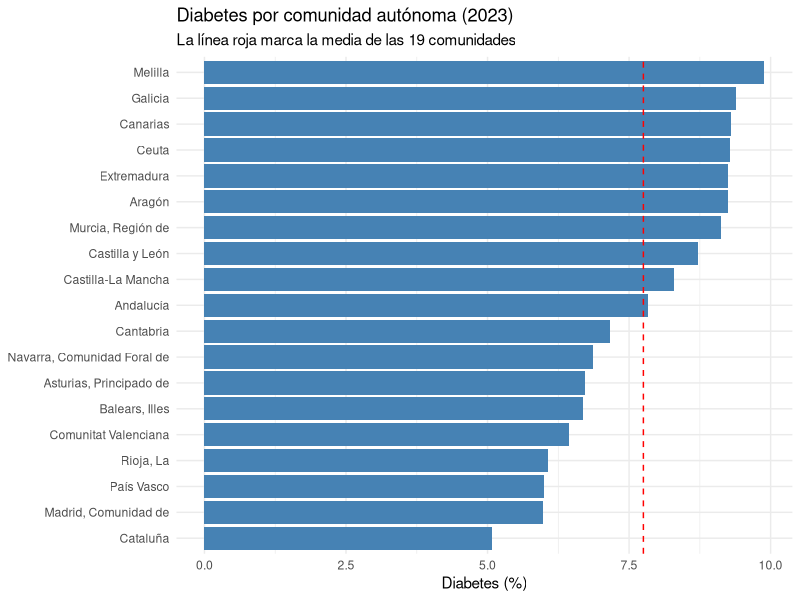

Reproduce this figure in R.
## ---- chunk 1
knitr::opts_chunk$set(echo = TRUE, warning = FALSE, message = FALSE)
## ---- chunk 2
library(readr)
library(dplyr)
## ---- chunk 3
datos <- read_csv("OUTPUT/DATA/luz_diabetes_ccaa_2023.csv")
## ---- chunk 4
tabla_diabetes <- datos %>%
  select(comunidad, diabetes_pct) %>%
  arrange(desc(diabetes_pct)) %>%
  mutate(puesto = row_number()) %>%
  select(puesto, comunidad, diabetes_pct)

knitr::kable(tabla_diabetes,
             col.names = c("Puesto", "Comunidad", "Diabetes (%)"),
             caption = "Comunidades ordenadas de mayor a menor porcentaje de diabetes (2023)")
## ---- chunk 5
resumen <- datos %>%
  summarise(n       = n(),
            media   = mean(diabetes_pct),
            mediana = median(diabetes_pct),
            desv    = sd(diabetes_pct),
            minimo  = min(diabetes_pct),
            q1      = quantile(diabetes_pct, 0.25),
            q3      = quantile(diabetes_pct, 0.75),
            maximo  = max(diabetes_pct))

knitr::kable(resumen, digits = 2,
             caption = "Resumen estadístico del porcentaje de diabetes por comunidad")

# Para el texto
com_max <- tabla_diabetes$comunidad[1]
com_min <- tabla_diabetes$comunidad[nrow(tabla_diabetes)]
## ---- chunk 6
library(tidyverse)
## ---- chunk 7
ggplot(tabla_diabetes,
       aes(x = reorder(comunidad, diabetes_pct), y = diabetes_pct)) +
  geom_col(fill = "steelblue") +
  geom_hline(yintercept = mean(tabla_diabetes$diabetes_pct),
             linetype = "dashed", colour = "red") +
  coord_flip() +
  labs(title = "Diabetes por comunidad autónoma (2023)",
       subtitle = "La línea roja marca la media de las 19 comunidades",
       x = NULL,
       y = "Diabetes (%)") +
  theme_minimal()
## ---- chunk 8
luz <- read_csv("OUTPUT/DATA/luz_ccaa_2023.csv")

luz <- luz %>%
  arrange(desc(luz_media))

slice_head(luz, n = 5)
slice_tail(luz, n = 5)
## ---- chunk 9
luz %>%
  summarise(comunidades = n(),
            media = round(mean(luz_media), 2),
            desviacion = round(sd(luz_media), 2))

luz %>%
  filter(comunidad != "Ceuta", comunidad != "Melilla") %>%
  summarise(comunidades = n(),
            media = round(mean(luz_media), 2),
            desviacion = round(sd(luz_media), 2))
